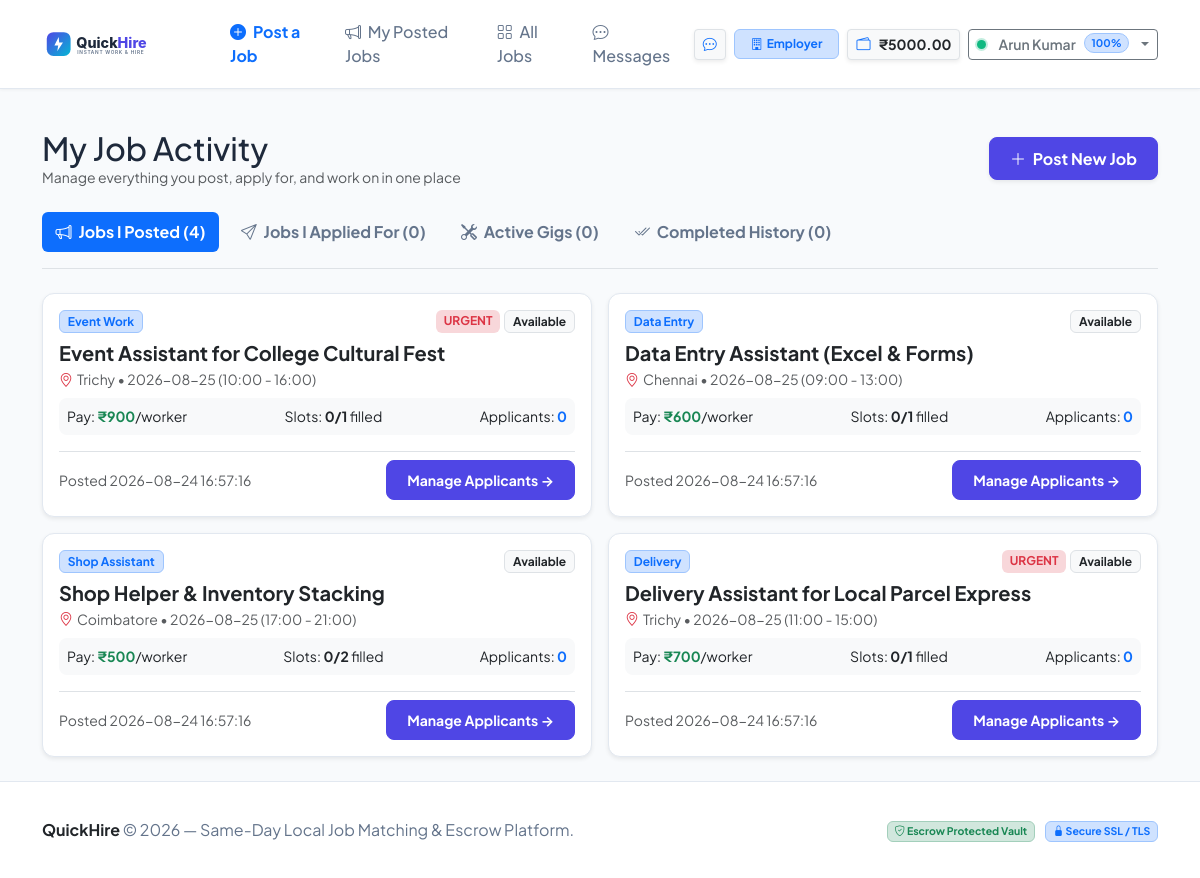
/my-jobs (signed in), run on the app's committed database.
### tables this page shows
CREATE TABLE users (
    id INTEGER PRIMARY KEY AUTOINCREMENT,
    name TEXT NOT NULL,
    email TEXT UNIQUE NOT NULL,
    password TEXT NOT NULL,
    skills TEXT DEFAULT '',
    location TEXT DEFAULT '',
    phone TEXT DEFAULT '+91 98765 43210',
    role TEXT DEFAULT 'worker',
    wallet_balance REAL DEFAULT 5000.0,
    secured_balance REAL DEFAULT 0.0,
    rating REAL DEFAULT NULL,
    reliability_score INTEGER DEFAULT 100,
    completed_jobs INTEGER DEFAULT 0,
    late_arrivals INTEGER DEFAULT 0,
    no_shows INTEGER DEFAULT 0,
    is_online INTEGER DEFAULT 0,
    created_at TIMESTAMP DEFAULT CURRENT_TIMESTAMP
);

CREATE TABLE jobs (
    id INTEGER PRIMARY KEY AUTOINCREMENT,
    poster_id INTEGER NOT NULL,
    title TEXT NOT NULL,
    category TEXT NOT NULL,
    description TEXT NOT NULL,
    location TEXT NOT NULL,
    job_date TEXT NOT NULL,
    start_time TEXT NOT NULL,
    end_time TEXT NOT NULL,
    required_workers INTEGER NOT NULL DEFAULT 1,
    payment REAL NOT NULL,
    urgent INTEGER DEFAULT 0,
    status TEXT DEFAULT 'Available',
    created_at TIMESTAMP DEFAULT CURRENT_TIMESTAMP,
    FOREIGN KEY (poster_id) REFERENCES users(id) ON DELETE CASCADE
);

### backend/routes/job_routes.py (the view)
@job_bp.route('/my-jobs')
@login_required
def my_jobs():
    user = get_current_user()
    user_id = user['id']
    with db_cursor() as cur:
        cur.execute("""
            SELECT j.*,
                   (SELECT COUNT(*) FROM applications WHERE job_id = j.id) as applicant_count,
                   (SELECT COUNT(*) FROM job_assignments WHERE job_id = j.id AND status != 'No Show') as assigned_count
            FROM jobs j
            WHERE j.poster_id = ?
            ORDER BY j.created_at DESC
        """, (user_id,))
        posted_jobs = [dict(row) for row in cur.fetchall()]
        cur.execute("""
            SELECT a.*, j.title as job_title, j.category as job_category, j.location as job_location,
                   j.job_date, j.start_time, j.end_time, j.payment as job_payment, j.urgent as job_urgent,
                   j.status as job_status, u.name as poster_name,
                   (SELECT id FROM job_assignments WHERE job_id = j.id AND worker_id = a.worker_id) as assignment_id
            FROM applications a
            JOIN jobs j ON a.job_id = j.id
            JOIN users u ON j.poster_id = u.id
            WHERE a.worker_id = ?
            ORDER BY a.applied_at DESC
        """, (user_id,))
        applied_jobs = [dict(row) for row in cur.fetchall()]
        cur.execute("""
            SELECT ja.*, j.title as job_title, j.category as job_category, j.location as job_location,
                   j.job_date, j.start_time, j.end_time, j.payment as job_payment, j.urgent as job_urgent,
                   u.name as poster_name, u.email as poster_email, u.is_online as poster_is_online
            FROM job_assignments ja
            JOIN jobs j ON ja.job_id = j.id
            JOIN users u ON j.poster_id = u.id
            WHERE ja.worker_id = ? AND ja.status IN ('Assigned', 'In Progress', 'Awaiting Confirmation')
            ORDER BY ja.id DESC
        """, (user_id,))
        working_jobs = [dict(row) for row in cur.fetchall()]
        cur.execute("""
            SELECT 'worked' as role, ja.id as assignment_id, ja.calculated_payment, ja.actual_hours,
                   ja.actual_start_time, ja.actual_end_time, ja.late,
                   j.id as job_id, j.title as job_title, j.category as job_category, j.location as job_location,
                   j.job_date, u.id as other_user_id, u.name as other_user_name,
                   (SELECT COUNT(*) FROM reviews WHERE job_id = j.id AND reviewer_id = ? AND reviewed_user_id = u.id) as has_reviewed
            FROM job_assignments ja
            JOIN jobs j ON ja.job_id = j.id
            JOIN users u ON j.poster_id = u.id
            WHERE ja.worker_id = ? AND ja.status = 'Completed'
            UNION ALL
            SELECT 'posted' as role, ja.id as assignment_id, ja.calculated_payment, ja.actual_hours,
                   ja.actual_start_time, ja.actual_end_time, ja.late,
                   j.id as job_id, j.title as job_title, j.category as job_category, j.location as job_location,
                   j.job_date, u.id as other_user_id, u.name as other_user_name,
                   (SELECT COUNT(*) FROM reviews WHERE job_id = j.id AND reviewer_id = ? AND reviewed_user_id = u.id) as has_reviewed
            FROM job_assignments ja
            JOIN jobs j ON ja.job_id = j.id
            JOIN users u ON ja.worker_id = u.id
            WHERE j.poster_id = ? AND ja.status = 'Completed'
            ORDER BY job_date DESC
        """, (user_id, user_id, user_id, user_id))
        completed_jobs = [dict(row) for row in cur.fetchall()]
    default_tab = 'posted' if session.get('role', 'worker') == 'employer' else 'working'
    active_tab = request.args.get('tab', default_tab)
    return render_template(
        'my_jobs.html',
        posted_jobs=posted_jobs,
        applied_jobs=applied_jobs,
        working_jobs=working_jobs,
        completed_jobs=completed_jobs,
        active_tab=active_tab
    )

### frontend/templates/my_jobs.html (shortened to what this page needs)
{% extends "base.html" %}
{% block content %}
<div class="container py-4">
  <div class="d-flex justify-content-between align-items-center mb-4">
    <div>
      <h2 class="fw-extrabold m-0">My Job Activity</h2>
      <p class="text-muted small m-0">Manage everything you post, apply for, and work on in one place</p>
    </div>
    <a href="{{ url_for('job_routes.post_job') }}" class="btn btn-primary fw-bold shadow-sm">
      <i class="bi bi-plus-lg me-1"></i> Post New Job
    </a>
  </div>
  <ul class="nav nav-pills mb-4 gap-2 border-bottom pb-3">
    <li class="nav-item">
      <a class="nav-link {% if active_tab == 'posted' %}active{% endif %} fw-bold" href="{{ url_for('job_routes.my_jobs', tab='posted') }}">
        <i class="bi bi-megaphone me-1"></i> Jobs I Posted ({{ posted_jobs|length }})
      </a>
    </li>
    <li class="nav-item">
      <a class="nav-link {% if active_tab == 'applied' %}active{% endif %} fw-bold" href="{{ url_for('job_routes.my_jobs', tab='applied') }}">
        <i class="bi bi-send me-1"></i> Jobs I Applied For ({{ applied_jobs|length }})
      </a>
    </li>
    <li class="nav-item">
      <a class="nav-link {% if active_tab == 'working' %}active{% endif %} fw-bold" href="{{ url_for('job_routes.my_jobs', tab='working') }}">
        <i class="bi bi-tools me-1"></i> Active Gigs ({{ working_jobs|length }})
      </a>
    </li>
    <li class="nav-item">
      <a class="nav-link {% if active_tab == 'completed' %}active{% endif %} fw-bold" href="{{ url_for('job_routes.my_jobs', tab='completed') }}">
        <i class="bi bi-check2-all me-1"></i> Completed History ({{ completed_jobs|length }})
      </a>
    </li>
  </ul>
  {% if active_tab == 'posted' %}
    {% if posted_jobs %}
      <div class="row g-3">
        {% for job in posted_jobs %}
        <div class="col-md-6">
          <div class="card card-custom p-3 shadow-sm h-100">
            <div class="d-flex justify-content-between align-items-start mb-2">
              <span class="badge bg-primary-subtle text-primary border border-primary-subtle">{{ job.category }}</span>
              <div class="d-flex gap-1">
                {% if job.urgent %}<span class="badge bg-danger-subtle text-danger">URGENT</span>{% endif %}
                <span class="badge bg-light text-dark border">{{ job.status }}</span>
              </div>
            </div>
            <h5 class="fw-bold mb-1">
              <a href="{{ url_for('job_routes.job_details', job_id=job.id) }}" class="text-dark text-decoration-none">
                {{ job.title }}
              </a>
            </h5>
            <div class="text-muted small mb-2">
              <i class="bi bi-geo-alt me-1 text-danger"></i>{{ job.location }} &bull; {{ job.job_date }} ({{ job.start_time }} - {{ job.end_time }})
            </div>
            <div class="d-flex justify-content-between align-items-center p-2 bg-light rounded-3 small mb-3">
              <span>Pay: <strong class="text-success">₹{{ "%.0f"|format(job.payment) }}</strong>/worker</span>
              <span>Slots: <strong>{{ job.assigned_count }}/{{ job.required_workers }}</strong> filled</span>
              <span>Applicants: <strong class="text-primary">{{ job.applicant_count }}</strong></span>
            </div>
            <div class="d-flex justify-content-between align-items-center pt-2 border-top">
              <span class="small text-muted">Posted {{ job.created_at }}</span>
              <a href="{{ url_for('job_routes.job_details', job_id=job.id) }}" class="btn btn-sm btn-primary fw-bold">
                Manage Applicants &rarr;
              </a>
            </div>
          </div>
        </div>
        {% endfor %}
      </div>
    {% endif %}
  {% endif %}
</div>
{% endblock %}

### frontend/templates/base.html (shortened to what this page needs)
<!DOCTYPE html>
<html lang="en">
<head>
  <link href="https://cdn.jsdelivr.net/npm/bootstrap@5.3.3/dist/css/bootstrap.min.css" rel="stylesheet">
  <link rel="stylesheet" href="https://cdn.jsdelivr.net/npm/bootstrap-icons@1.11.3/font/bootstrap-icons.min.css">
  <link rel="stylesheet" href="{{ url_for('static', filename='css/style.css') }}">
</head>
<body>
  <nav class="navbar navbar-expand-lg navbar-custom sticky-top">
    <div class="container">
      <a class="navbar-brand d-flex align-items-center gap-2" href="{{ url_for('main_routes.index') if not current_user else url_for('main_routes.dashboard') }}">
        <img src="{{ url_for('static', filename='images/logo.svg') }}" alt="QuickHire Logo" class="brand-logo">
      </a>
      <div class="collapse navbar-collapse" id="navbarContent">
        <ul class="navbar-nav me-auto mb-2 mb-lg-0 ms-lg-3">
          {% if not current_user %}
            <li class="nav-item">
              <a class="nav-link" href="{{ url_for('job_routes.jobs') }}">
                <i class="bi bi-search me-1"></i> Browse Jobs
              </a>
            </li>
          {% elif current_role == 'employer' %}
            <li class="nav-item">
              <a class="nav-link text-primary fw-bold" href="{{ url_for('job_routes.post_job') }}">
                <i class="bi bi-plus-circle-fill me-1"></i> Post a Job
              </a>
            </li>
            <li class="nav-item">
              <a class="nav-link" href="{{ url_for('job_routes.my_jobs', tab='posted') }}">
                <i class="bi bi-megaphone me-1"></i> My Posted Jobs
              </a>
            </li>
            <li class="nav-item">
              <a class="nav-link" href="{{ url_for('job_routes.jobs') }}">
                <i class="bi bi-grid me-1"></i> All Jobs
              </a>
            </li>
            <li class="nav-item">
              <a class="nav-link" href="{{ url_for('message_routes.inbox') }}">
                <i class="bi bi-chat-dots me-1"></i> Messages
              </a>
            </li>
          {% endif %}
        </ul>
        <div class="d-flex align-items-center gap-2">
          {% if current_user %}
            <a href="{{ url_for('message_routes.inbox') }}" class="btn btn-sm btn-light border shadow-sm text-decoration-none" title="Messages & Contacts">
              <i class="bi bi-chat-dots text-primary"></i>
            </a>
            <span class="badge {% if current_role == 'employer' %}bg-primary-subtle text-primary border border-primary-subtle{% else %}bg-success-subtle text-success border border-success-subtle{% endif %} d-none d-md-inline-flex align-items-center gap-1 py-2 px-3">
              <i class="bi {% if current_role == 'employer' %}bi-building{% else %}bi-person-workspace{% endif %}"></i>
              <span class="fw-bold">{{ 'Employer' if current_role == 'employer' else 'Worker' }}</span>
            </span>
            <a href="{{ url_for('wallet_routes.wallet') }}" class="btn btn-sm btn-light border d-flex align-items-center gap-2 shadow-sm text-decoration-none" title="Wallet Balance">
              <i class="bi bi-wallet2 text-primary"></i>
              <span class="fw-bold text-dark">₹{{ "%.2f"|format(current_user.wallet_balance) }}</span>
            </a>
            <div class="dropdown">
              <button class="btn btn-sm btn-outline-secondary dropdown-toggle d-flex align-items-center gap-2" type="button" data-bs-toggle="dropdown" aria-expanded="false">
                <span class="online-dot pulsing"></span>
                <span class="fw-semibold">{{ current_user.name }}</span>
                <span class="badge bg-primary-subtle text-primary border border-primary-subtle rounded-pill">
                  {{ current_user.reliability_score }}%
                </span>
              </button>
            </div>
          {% endif %}
        </div>
      </div>
    </div>
  </nav>
  <main class="flex-grow-1">
    {% block content %}{% endblock %}
  </main>
  <footer>
    <div class="container text-center">
      <div class="row align-items-center py-2">
        <div class="col-md-6 text-md-start mb-2 mb-md-0">
          <span class="fw-bold text-dark">QuickHire</span> &copy; 2026 — Same-Day Local Job Matching &amp; Escrow Platform.
        </div>
        <div class="col-md-6 text-md-end small">
          <span class="badge bg-success-subtle text-success border border-success-subtle me-2">
            <i class="bi bi-shield-check"></i> Escrow Protected Vault
          </span>
          <span class="badge bg-primary-subtle text-primary border border-primary-subtle">
            <i class="bi bi-lock-fill"></i> Secure SSL / TLS
          </span>
        </div>
      </div>
    </div>
  </footer>
</body>
</html>

### data on the page
users: role "Employer", wallet_balance "5000.00", name "Arun Kumar", reliability_score "100"
jobs: category "Event Work", urgent "URGENT", status "Available", title "Event Assistant for College Cultural Fest", location "Trichy", job_date "2026-08-25", start_time "10:00", end_time "16:00", payment "900", assigned_count "0", required_workers "1", applicant_count "0", created_at "2026-08-24 16:57:16"
jobs: category "Data Entry", status "Available", title "Data Entry Assistant (Excel & Forms)", location "Chennai", job_date "2026-08-25", start_time "09:00", end_time "13:00", payment "600", assigned_count "0", required_workers "1", applicant_count "0", created_at "2026-08-24 16:57:16"
jobs: category "Shop Assistant", status "Available", title "Shop Helper & Inventory Stacking", location "Coimbatore", job_date "2026-08-25", start_time "17:00", end_time "21:00", payment "500", assigned_count "0", required_workers "2", applicant_count "0", created_at "2026-08-24 16:57:16"
jobs: category "Delivery", urgent "URGENT", status "Available", title "Delivery Assistant for Local Parcel Express", location "Trichy", job_date "2026-08-25", start_time "11:00", end_time "15:00", payment "700", assigned_count "0", required_workers "1", applicant_count "0", created_at "2026-08-24 16:57:16"

### other printed values
{{ posted_jobs|length }} "4"
{{ applied_jobs|length }} "0"
{{ working_jobs|length }} "0"
{{ completed_jobs|length }} "0"
